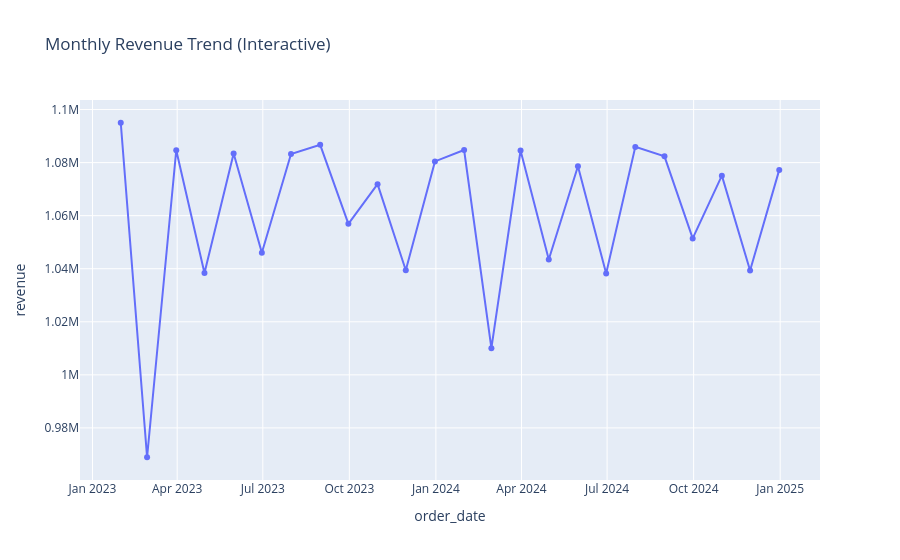

Source (notebook cell):
### Code cell
# Interactive Plotly version
fig = px.line(monthly_revenue, x="order_date", y="revenue",
              title="Monthly Revenue Trend (Interactive)", markers=True)
fig.show()
